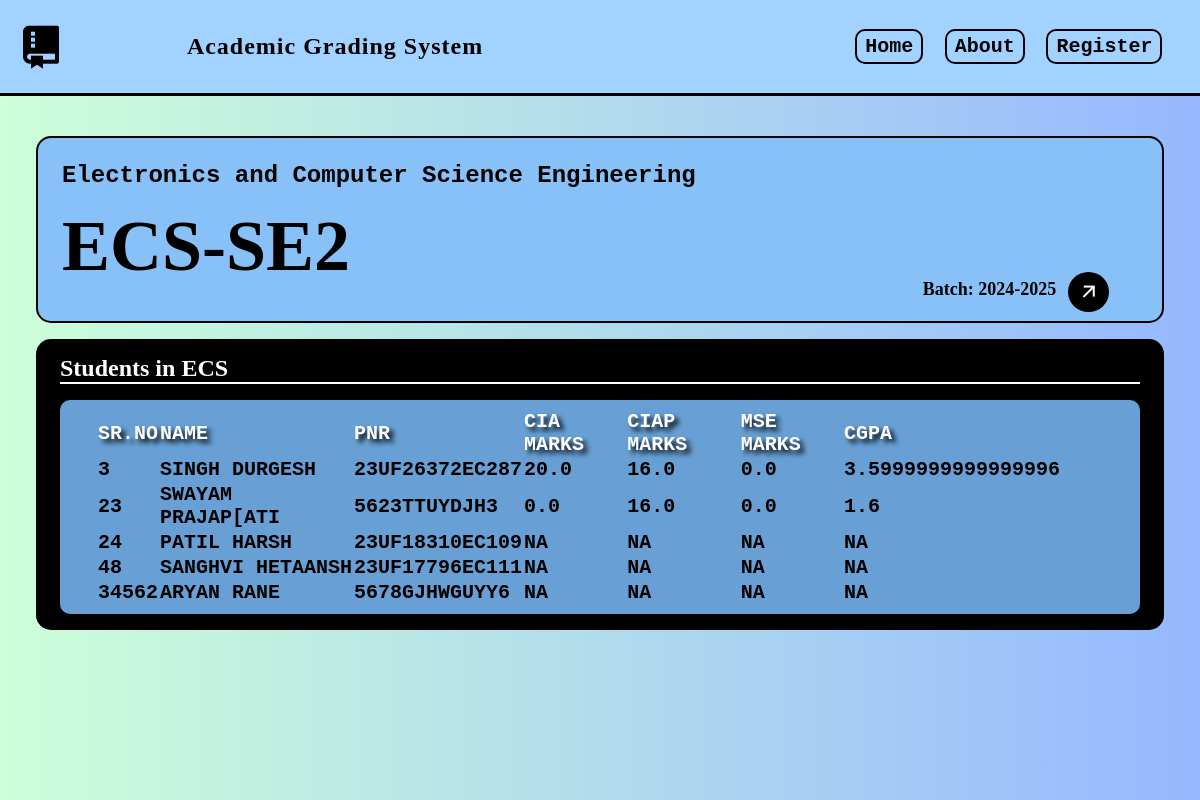
The page /myclass/ecs-se2/ on the database its author committed.
### myclass/models.py (models this page shows, shortened)
class Classlist(models.Model):
    title = models.CharField(max_length=75)
    branch = models.CharField(max_length=100, default=None, null=True, blank=True)
    subject = models.CharField(max_length=100, default=None, null=True, blank=True)
    academic_year = models.CharField(max_length=30, default=None, null=True, blank=True)
    slug = models.SlugField(unique=True, primary_key=True)
    date = models.DateTimeField(auto_now_add=True)
    author = models.ForeignKey(User, on_delete=models.CASCADE)

class Student(models.Model):
    name = models.CharField(max_length=100)
    prn = models.CharField(max_length=100, unique=True)  # Secondary candidate key
    srno = models.IntegerField(default=None, null=True, blank=True)
    register_number = models.IntegerField(primary_key=True)  # Primary key of Student class
    student_class = models.ForeignKey(Classlist, on_delete=models.CASCADE)
    slug2 = models.SlugField(blank=True)  # Joined slug of Classlist and Student

### myclass/views.py (the view)
# urls.py: path('<slug:slug>/', views.class_page, name="page"),  # Keep this as the last pattern
def class_page(request, slug):
    post = get_object_or_404(Classlist, slug=slug)
    students = Student.objects.filter(student_class=post)
    for student in students:
        try:
            marks = student.marks
            student.cia_marks = marks.cia_marks
            student.ciap_marks = marks.ciap_marks
            student.mse_marks = marks.theory_marks - marks.cia_marks
            student.cgpa = marks.cgpa
        except Marks.DoesNotExist:
            student.cia_marks = 'NA'
            student.ciap_marks = 'NA'
            student.mse_marks = 'NA'
            student.cgpa = 'NA'
    return render(request, 'class_page.html', {'classlist': post, 'students': students})

### myclass/templates/class_page.html (shortened to what this page needs)
{% extends 'layout.html' %}
{% block content %}
<div id="classpage">
    <div class="part" id="part-1">
        <div id="part11">
            <h3>{{ classlist.branch }}</h3>
            <h1>{{ classlist.slug }}</h1>
        </div>
        <div id="part12">
            <h4>Batch: {{ classlist.academic_year }}</h4>
            <a href="{% url 'myclass:class_students' classlist.slug %}" >
                <i class="ri-arrow-right-up-line"></i>
            </a>
        </div>
    </div>
    <div id="students-page-part1">
        <h2 style="margin-bottom: 2vh; border-bottom: 2px solid #fff">
          Students in {{ classlist.title }}
        </h2>
        {% if students %}
        <div id="students-list">
            <table style="font-family:monospace;font-weight: 700;font-size:2.5vh">
                <tr style="text-align: left;text-shadow: 4px 4px 5px rgba(0, 0, 0, 1);">
                    <th>Sr.No</th>
                    <th>Name</th>
                    <th>PNR</th>
                    <th>CIA Marks</th>
                    <th>CIAP Marks</th>
                    <th>MSE Marks</th>
                    <th>CGPA</th>
                </tr>
                {% for student in students %}
                <tr style="color:black;">
                    <td>{{ student.srno }}</td>
                    <td>{{ student.name }}</td>
                    <td>{{ student.prn }}</td>
                    <td>{{ student.cia_marks }}</td>
                    <td>{{ student.ciap_marks }}</td>
                    <td>{{ student.mse_marks }}</td>
                    <td>{{ student.cgpa }}</td>
                </tr>
                {% endfor %}
            </table>
        </div>
        {% else %}
        <p>No students available.</p>
        {% endif %}
    </div>
</div>
{% endblock %}

### static/style.css (style rules this page uses)
* { padding: 0; margin: 0; box-sizing: border-box; }
html, body { min-height: 100vh; background: linear-gradient(to right, #cdffd9, #95b8ff); }
#classpage { width: 100%; height: 88vh; background: linear-gradient(to right, #cdffd9, #95b8ff); padding: 5vh 3vw; display: flex; flex-direction: column; }
.part { border: 2px solid #000; border-radius: 15px; margin-bottom: 2vh; width: 100%; height: 30%; padding: 2vh 2vw; display: flex; justify-content: space-between; background-color: #87c1f8; }
#part11 { width: 70%; display: flex; justify-content: flex-start; flex-direction: column; }
#part11 h3 { font-size: 2vw; margin-top: 1vh; font-family: "Courier New", Courier, monospace; }
#part11 h1 { font-size: 6vw; text-transform: uppercase; margin-top: 2vh; }
#part12 { width: 20%; display: flex; align-self: flex-end; font-size: 1.5vw; }
#part12 i { font-size: 3vh; color: white; padding: 1vh; margin-left: 1vw; border-radius: 50%; background-color: #000; }
#part12 a { text-decoration: none; }
#students-page-part1 { width: 100%; background-color: black; color: white; padding: 2vh 2vw; display: flex; flex-direction: column; border-radius: 15px; margin-bottom: 2vh; }
#students-list { padding: 1vh 3vw; padding-right: 6.5vw; border-radius: 10px; background-color: #68a0d5; color: white; text-transform: uppercase; display: flex; flex-direction: column; }
a { color: #000; text-decoration: none; }

### rows shown on the page
Classlist: branch "Electronics and Computer Science Engineering", slug "ECS-SE2", academic_year "2024-2025", title "ECS"
Student: srno "3", name "SINGH DURGESH", prn "23UF26372EC287", cia_marks "20.0", ciap_marks "16.0", mse_marks "0.0", cgpa "3.5999999999999996"
Student: srno "23", name "SWAYAM PRAJAP[ATI", prn "5623TTUYDJH3", cia_marks "0.0", ciap_marks "16.0", mse_marks "0.0", cgpa "1.6"
Student: srno "24", name "PATIL HARSH", prn "23UF18310EC109", cia_marks "NA", ciap_marks "NA", mse_marks "NA", cgpa "NA"
Student: srno "48", name "SANGHVI HETAANSH", prn "23UF17796EC111", cia_marks "NA", ciap_marks "NA", mse_marks "NA", cgpa "NA"
Student: srno "34562", name "ARYAN RANE", prn "5678GJHWGUYY6", cia_marks "NA", ciap_marks "NA", mse_marks "NA", cgpa "NA"
